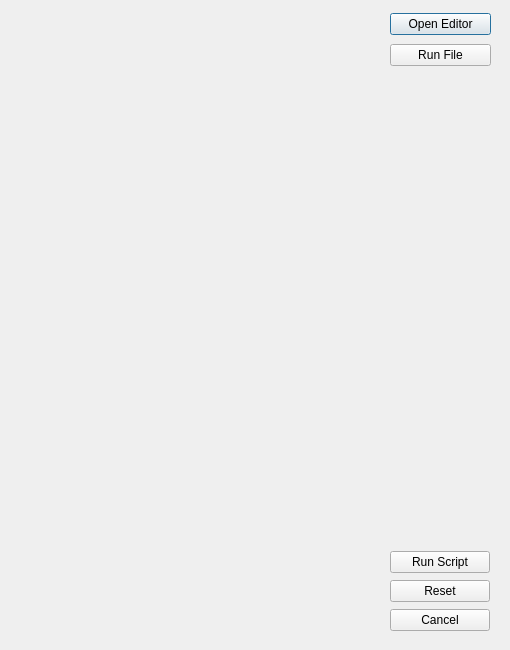
<?xml version="1.0" encoding="UTF-8"?>
<ui version="4.0">
 <class>ScriptWindow</class>
 <widget class="QDialog" name="ScriptWindow">
  <property name="geometry">
   <rect>
    <x>0</x>
    <y>0</y>
    <width>510</width>
    <height>650</height>
   </rect>
  </property>
  <property name="windowTitle">
   <string>Python Interpreter</string>
  </property>
  <widget class="QWidget" name="verticalLayoutWidget">
   <property name="geometry">
    <rect>
     <x>390</x>
     <y>10</y>
     <width>101</width>
     <height>61</height>
    </rect>
   </property>
   <layout class="QVBoxLayout" name="buttonPane">
    <item>
     <widget class="QPushButton" name="openEditorButton">
      <property name="text">
       <string>Open Editor</string>
      </property>
     </widget>
    </item>
    <item>
     <widget class="QPushButton" name="runFileButton">
      <property name="text">
       <string>Run File</string>
      </property>
     </widget>
    </item>
   </layout>
  </widget>
  <widget class="QWidget" name="verticalLayoutWidget_2">
   <property name="geometry">
    <rect>
     <x>390</x>
     <y>550</y>
     <width>100</width>
     <height>83</height>
    </rect>
   </property>
   <layout class="QVBoxLayout" name="verticalLayout">
    <item>
     <widget class="QPushButton" name="runButton">
      <property name="text">
       <string>Run Script</string>
      </property>
     </widget>
    </item>
    <item>
     <widget class="QPushButton" name="resetButton">
      <property name="text">
       <string>Reset</string>
      </property>
     </widget>
    </item>
    <item>
     <widget class="QPushButton" name="cancelButton">
      <property name="text">
       <string>Cancel</string>
      </property>
     </widget>
    </item>
   </layout>
  </widget>
  <widget class="QWidget" name="verticalLayoutWidget_3">
   <property name="geometry">
    <rect>
     <x>10</x>
     <y>330</y>
     <width>371</width>
     <height>301</height>
    </rect>
   </property>
   <layout class="QVBoxLayout" name="interpreterLayout"/>
  </widget>
  <widget class="QWidget" name="verticalLayoutWidget_4">
   <property name="geometry">
    <rect>
     <x>10</x>
     <y>10</y>
     <width>371</width>
     <height>301</height>
    </rect>
   </property>
   <layout class="QVBoxLayout" name="displayLayout"/>
  </widget>
 </widget>
 <resources/>
 <connections/>
</ui>
